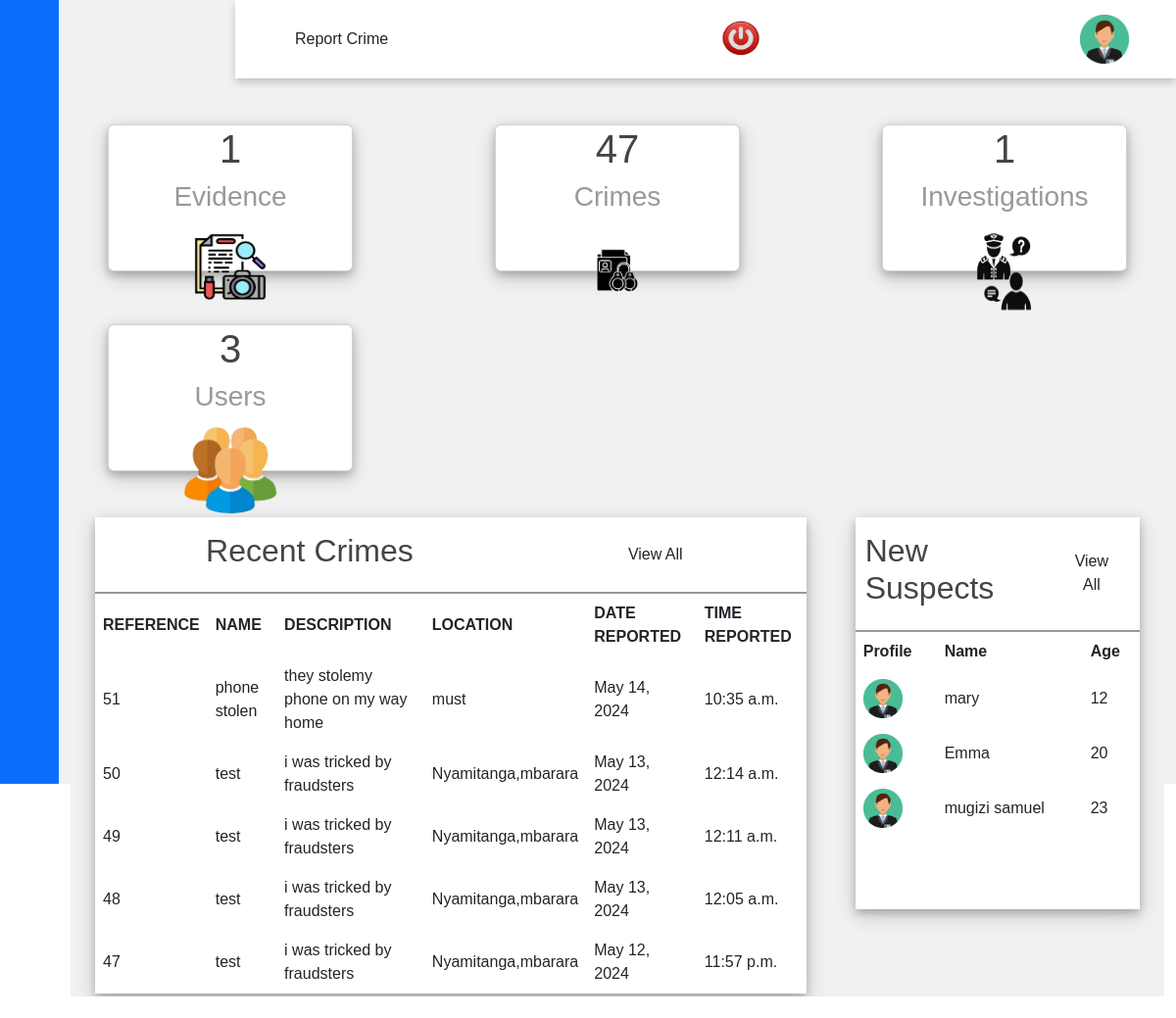
The page /dashboard/dashboard (signed in) on the database its author committed.
### login/models.py (models this page shows, shortened)
class Crime(models.Model):
    reference = models.AutoField(primary_key=True)
    name = models.CharField(max_length=255)
    description = models.CharField(max_length=100, blank=True)
    location = models.CharField(max_length=255)
    date_reported = models.DateField(default=datetime.date.today)
    time_reported = models.TimeField(default=datetime.time.min)
    email=models.EmailField(max_length=254)

class Suspect(models.Model):
    name = models.CharField(max_length=255)
    age = models.IntegerField(blank=True)
    description = models.TextField(blank=True)
    apprehended = models.BooleanField(default=False)
    gender=models.TextField(blank=True)
    reference = models.ForeignKey(Crime, on_delete=models.CASCADE, related_name='suspects')

### dashboard/views.py (the view)
    def _wrapped_view(request, *args, **kwargs):
        if not request.user.is_staff:
            return redirect(reverse('login'))
        return view_func(request, *args, **kwargs)

### dashboard/views.py (called while the page is built)
def staff_required(view_func):
    def _wrapped_view(request, *args, **kwargs):
        if not request.user.is_staff:
            return redirect(reverse('login'))
        return view_func(request, *args, **kwargs)
    return _wrapped_view

@staff_required
def DashView(request):
    crime_count = Crime.objects.count()
    user_count = User.objects.count()
    suspect_count = Suspect.objects.count()
    evidence_count = Evidence.objects.count()
    investigation_count = Investigation.objects.count()
    data = Crime.objects.all().order_by('-reference')[:5]
    suspects=Suspect.objects.all().order_by('-id')[:5]
    return render(request, 'Dashboard.html', {
        'suspect_data':suspects,
        'passed_data': data,
        'crime_count': crime_count,
        'user_count': user_count,
        'suspect_count': suspect_count,
        'evidence_count': evidence_count,
        'investigation_count': investigation_count,
    })

### templates/Dashboard.html (shortened to what this page needs)
{% load static%}
<!DOCTYPE html>
<html lang="en">
<head>
    <link rel="stylesheet" href="{% static 'charts/style.css'%}">
    <link rel="stylesheet" href="https://cdn.jsdelivr.net/npm/bootstrap-icons@1.3.0/font/bootstrap-icons.css">
    <link rel="stylesheet" href="{% static 'css/style.css'%}">
    <link rel="stylesheet" href="https://use.fontawesome.com/releases/v5.15.4/css/all.css">
        <link href="https://cdn.jsdelivr.net/npm/simple-datatables@7.1.2/dist/style.min.css" rel="stylesheet" />
        <link href="css/styles.css" rel="stylesheet" />
</head>
<body>
    <div class="side-menu">
        <div class="brand-name">
            <h1>CRMS</h1>
        </div>
        <ul>
            <a href="{% url 'userdash'%}"><li><img src="{% static 'images/dash.png'%}" alt="">&nbsp;<span>Dashboard</span> </li></a>
            <a href="{% url 'dashboard'%}"><li><img src="{% static 'images/files.png'%}" alt="">&nbsp; <span>Files</span></li></a>
            <a href="{% url 'statistics'%}"><li><img src="{% static 'images/dashboard.png'%}" alt="">&nbsp; <span>Statistics</span></li></a>
        </ul>
    </div>
    <div class="container">
        <div class="header">
            <div class="nav">
                <div class="user">
                    <a href="{% url 'reportcase'%}" class="btn">Report Crime</a>
                    <a href="{% url 'logout' %}" class="nav-link"><img src="{% static 'images/logout.png'%}" alt=""></a>
                    <div class="img-case">
                        <img src="{% static 'images/user.png'%}" alt="">
                    </div>
                </div>
            </div>
        </div>
        <div class="content">
            <div class="content">
                <div class="cards">
                    <a href="{% url 'admin:login_evidence_changelist' %}" class="btn">
                    <div class="card">
                        <div class="box">
                            <h1 class="counter">{{evidence_count}}</h1>
                            <h3>Evidence</h3>
                        </div>
                        <div class="icon-case">
                            <img src="{% static 'images/evidence.png'%}" alt="">
                        </div>
                    </div>
                </a>
                <a href="{% url 'admin:login_crime_changelist' %}" class="btn">
                    <div class="card">
                        <div class="box">
                            <h1 class="counter">{{crime_count}}</h1>
                            <h3>Crimes</h3>
                        </div>
                        <div class="icon-case">
                            <img src="{% static 'images/criminals.png'%}" alt="">
                        </div>
                    </div>
                </a>
                <a href="{% url 'admin:login_investigation_changelist' %}" class="btn">
                    <div class="card">
                        <div class="box">
                            <h1 class="counter">{{investigation_count}}</h1>
                            <h3>Investigations</h3>
                        </div>
                        <div class="icon-case">
                            <img src="{% static 'images/investigation.png'%}" alt="">
                        </div>
                    </div>
                </a>
                <a href="{% url 'admin:auth_user_changelist' %}" class="btn">
                    <div class="card">
                        <div class="box">
                            <h1 class="counter">{{user_count}}</h1>
                            <h3>Users</h3>
                        </div>
                        <div class="icon-case">
                            <img src="{% static 'images/users.png'%}" alt="">
                        </div>
                    </div>
                </a>
                </div>
            <div class="content-2">
                <div class="recent-payments">
                    <div class="title">
                        <h2>Recent Crimes</h2>
                        <a href="{% url 'admin:login_crime_changelist' %}" class="btn">View All</a>
                    </div>
                    <table>
                        <thead>
                            <tr>
                                <th>REFERENCE</th>
                                <th>NAME</th>
                                <th>DESCRIPTION</th>
                                <th>LOCATION</th>
                                <th>DATE REPORTED</th>
                                <th>TIME REPORTED</th>
                            </tr>
                        </thead>
                        <tbody>
                            {%for every_data in passed_data%}
                            <tr>
                                <td>{{every_data.reference}}</td>
                                <td>{{every_data.name}}</td>
                                <td>{{every_data.description}}</td>
                                <td>{{every_data.location}}</td>
                                <td>{{every_data.date_reported}}</td>
                                <td>{{every_data.time_reported}}</td>
                            </tr>
                            {%endfor%}
                        </tbody>
                    </table>                </div>
                <div class="new-students">
                    <div class="title">
                        <h2>New Suspects</h2>
                        <a href="{% url 'admin:login_suspect_changelist'%}" class="btn">View All</a>
                    </div>
                    <table>
                        <tr>
                            <th>Profile</th>
                            <th>Name</th>
                            <th>Age</th>
                        </tr>
                        {% for suspect in suspect_data%}
                        <tr>
                            <td><img src="{% static 'images/user.png'%}" alt=""></td>
                            <td>{{suspect.name}}</td>
                            <td>{{suspect.age}}</td>
                        </tr>
                        {%endfor%}
                    </table>
                </div>
            </div>
        </div>
    </div>
</body>
</html>

### static/charts/style.css (style rules this page uses)
* { margin:0; padding: 0; box-sizing: border-box; font-family: 'Poppins',sans-serif; }
body { min-height:100vh; }
a { text-decoration: none; }
li { list-style: none; }
h1, h2 { color:#444; }
h3 { color:#999; }
.btn { background: #0d6efd; color: white; padding: 5px 10px; text-align: center; }
.title { display: flex; align-items: center; justify-content: space-around; padding: 15px 10px; border-bottom:2px solid #999; }
table { padding: 10px; }
th,td { text-align: left; padding: 8px; }
.side-menu { position: fixed; background: #0d6efd; width: 20vw; min-height: 100vh; display: flex; flex-direction: column; }
.side-menu .brand-name { height: 10vh; display: flex; align-items: center; justify-content: center; }
.side-menu li { font-size: 24px; padding: 10px 40px; color: white; display: flex; align-items: center; }
.container { position: absolute; right: 0; width: 80vw; height: 100vh; background: #f1f1f1; }
.container .header { position: fixed; top: 0; right: 0; width: 80vw; height: 10vh; background: white; display: flex; align-items: center; justify-content: center; box-shadow: 0 4px 8px 0 rgba(0,0,0,0.2); z-index: 1; }
.container .header .nav { width:90%; display: flex; align-items: center; }
.container .header .nav .user { flex: 1; display: flex; justify-content: space-between; align-items: center; }
.container .header .nav .user img { width: 40px; height: 40px; }
.container .header .nav .user .img-case { position: relative; width: 50px; height: 50px; }
.container .header .nav .user .img-case img { position: absolute; top: 0; left: 0; width: 100%; height: 100%; }
.container .content { position: relative; margin-top: 10vh; min-height: 90vh; background: #f1f1f1; }
.container .content .cards { padding: 20px 15px; display:flex; align-items: center; justify-content: space-between; flex-wrap: wrap; }
.container .content .cards .card { width: 250px; height: 150px; background: white; margin: 20px 10px; display: flex; align-items: center; justify-content: space-around; box-shadow: 0 4px 8px 0 rgba(0,0,0,0.2),0 6px 20px 0 rgba(0,0,0,0.19); }
.container .content .cards .card img { width: 100px; height: 100px; }
.container .content .content-2 { min-height: 60vh; display: flex; justify-content: space-around; align-items: flex-start; flex-wrap: wrap; }
.container .content .content-2 .recent-payments { min-height:50vh; flex:5; background: white; margin: 0 25px 25px 25px; box-shadow: 0 4px 8px 0 rgba(0,0,0,0.2),0 6px 20px 0 rgba(0,0,0,0.19); display: flex; flex-direction: column; }
.container .content .content-2 .new-students { flex:2; background: white; min-height: 50vh; margin: 0 25px; box-shadow: 0 4px 8px 0 rgba(0,0,0,0.2),0 6px 20px 0 rgba(0,0,0,0.19); display: flex; flex-direction: column; }
.container .content .content-2 .new-students table td:nth-child(1) img { height: 40px; width: 40px; }
body, form, input, button { margin: 0; padding: 0; font-family: Arial, sans-serif; }

### rows shown on the page
Crime: reference "51", name "phone stolen", description "they stolemy phone on my way home", location "must", date_reported "May 14, 2024", time_reported "10:35 a.m."
Crime: reference "50", name "test", description "i was tricked by fraudsters", location "Nyamitanga,mbarara", date_reported "May 13, 2024", time_reported "12:14 a.m."
Crime: reference "49", name "test", description "i was tricked by fraudsters", location "Nyamitanga,mbarara", date_reported "May 13, 2024", time_reported "12:11 a.m."
Crime: reference "48", name "test", description "i was tricked by fraudsters", location "Nyamitanga,mbarara", date_reported "May 13, 2024", time_reported "12:05 a.m."
Crime: reference "47", name "test", description "i was tricked by fraudsters", location "Nyamitanga,mbarara", date_reported "May 12, 2024", time_reported "11:57 p.m."
Suspect: name "mary", age "12"
Suspect: name "Emma", age "20"
Suspect: name "mugizi samuel", age "23"

### other values the page prints
{{ evidence_count }} "1"
{{ crime_count }} "47"
{{ investigation_count }} "1"
{{ user_count }} "3"
